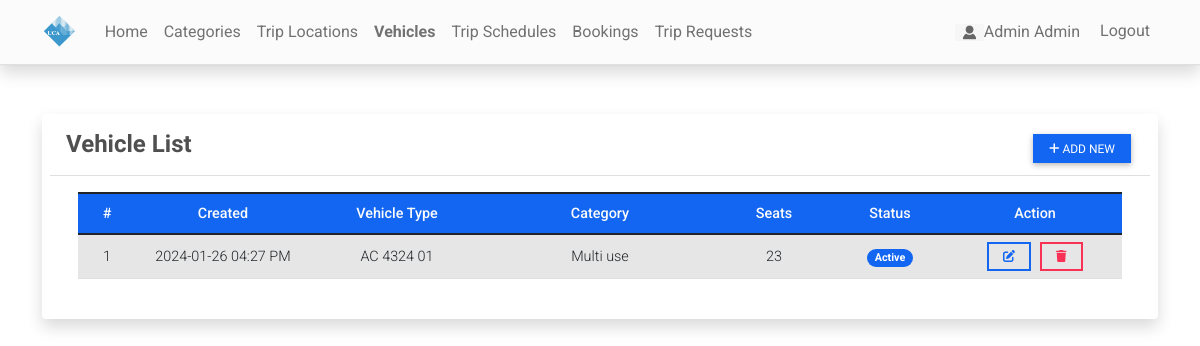
The page /bus (signed in) on the database as committed earlier.
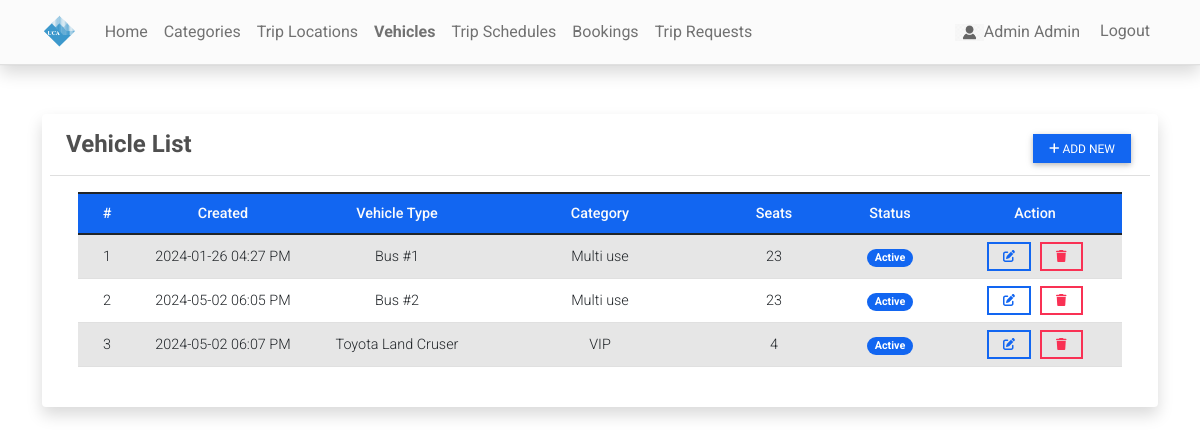
The same page on the database as committed later.
### reservationApp/models.py (models this page shows)
class Bus(models.Model):
    category = models.ForeignKey(Category,on_delete=models.CASCADE, blank= True, null = True)
    bus_number = models.CharField(max_length=250)
    seats = models.FloatField(max_length=5, default=0)
    status = models.CharField(max_length=2, choices=(('1','Active'),('2','Inactive')), default=1)
    date_created = models.DateTimeField(default=timezone.now)
    date_updated = models.DateTimeField(auto_now=True)
    def __str__(self):
        return self.bus_number

class Category(models.Model):
    name = models.CharField(max_length=250)
    description = models.TextField()
    status = models.CharField(max_length=2, choices=(('1','Active'),('2','Inactive')), default=1)
    date_created = models.DateTimeField(default=timezone.now)
    date_updated = models.DateTimeField(auto_now=True)
    def __str__(self):
        return self.name

### reservationApp/views.py (the view)
# urls.py: path('bus',views.bus_mgt,name='bus-page'),
@user_passes_test(admin_check)
def bus_mgt(request):
    context['page_title'] = "Buses"
    buses = Bus.objects.all()
    context['buses'] = buses
    return render(request, 'bus_mgt.html', context)

### reservationApp/views.py (called while the page is built)
def admin_check(user):
    return user.is_staff

### reservationApp/templates/bus_mgt.html (shortened to what this page needs)
{% extends 'base.html' %} {% load humanize %} {% block pageContent %}
<div class="col-lg-12 col-md-12 col-sm-12 col-xs-12">
    <div class="card card-default p-2 shadow ">
        <div class="card-header">
            <div class="d-flex w-100 align-items-center justify-content-between">
                <h4 class="card-title fw-bold">Vehicle List</h4>
                <div class="tools">
                    <button type="button" class="btn btn-primary btn-sm" id='add_new'><i class="fa fa-plus"></i> Add New</button>
                </div>
            </div>
        </div>
        <div class="card-body">
            <div class="container-fluid">
                <table class="table table-striped" id="bus-list">
                    <colgroup>
                        <col width="5%">
                        <col width="15%">
                        <col width="15%">
                        <col width="20%">
                        <col width="10%">
                        <col width="10%">
                        <col width="15%">
                    </colgroup>
                    <thead>
                        <tr class="bg-primary bg-opacity-50 text-light">
                            <th class="px-2 py-2 text-center">#</th>
                            <th class="px-2 py-2 text-center">Created</th>
                            <th class="px-2 py-2 text-center">Vehicle Type</th>
                            <th class="px-2 py-2 text-center">Category</th>
                            <th class="px-2 py-2 text-center">Seats</th>
                            <th class="px-2 py-2 text-center">Status</th>
                            <th class="px-2 py-2 text-center">Action</th>
                        </tr>
                    </thead>
                    <tbody class="text-center">
                        {% for bus in buses %}
                        <tr>
                            <td class="px-2 py-1 align-middle">{{ forloop.counter }}</td>
                            <td class="px-2 py-1 align-middle">{{ bus.date_created|date:"Y-m-d h:i A" }}</td>
                            <td class="px-2 py-1 align-middle">{{ bus }}</td>
                            <td class="px-2 py-1 align-middle">{{ bus.category }}</td>
                            <td class="px-2 py-1 align-middle">{{ bus.seats|floatformat:0|intcomma }}</td>
                            <td class="px-1 py-1 align-middle text-center">
                                {% if bus.status == '1' %}
                                <span class="badge bg-primary rounded-pill px-2">Active</span> {% else %}
                                <span class="badge bg-secondary rounded-pill px-2">Inactive</span> {% endif %}
                            </td>
                            <td class="px-2 py-1 align-middle text-center">
                                <a class="btn btn-outline-primary btn-sm edit-data" href="javascript:void(0)" data-id="{{ bus.pk }}" title="Edit">
                                    <i class="fa fa-edit"></i>
                                </a>
                                <button class="btn btn-outline-danger btn-sm delete-data" type="button" data-id="{{ bus.pk }}" title="Delete">
                                    <i class="fa fa-trash"></i>
                                </button>
                            </td>
                        </tr>
                        {% endfor %}
                    </tbody>
                </table>
            </div>
        </div>
    </div>
</div>
{% endblock pageContent %}

Rows that differ between the two databases and show on the page:
changed Bus: bus_number "AC 4324 01" → "Bus #1"
added Bus: date_created "2024-05-02 06:05 PM", bus_number "Bus #2", category "Multi use", seats "23", status "Active"
added Bus: date_created "2024-05-02 06:07 PM", bus_number "Toyota Land Cruser", category "VIP", seats "4", status "Active"
